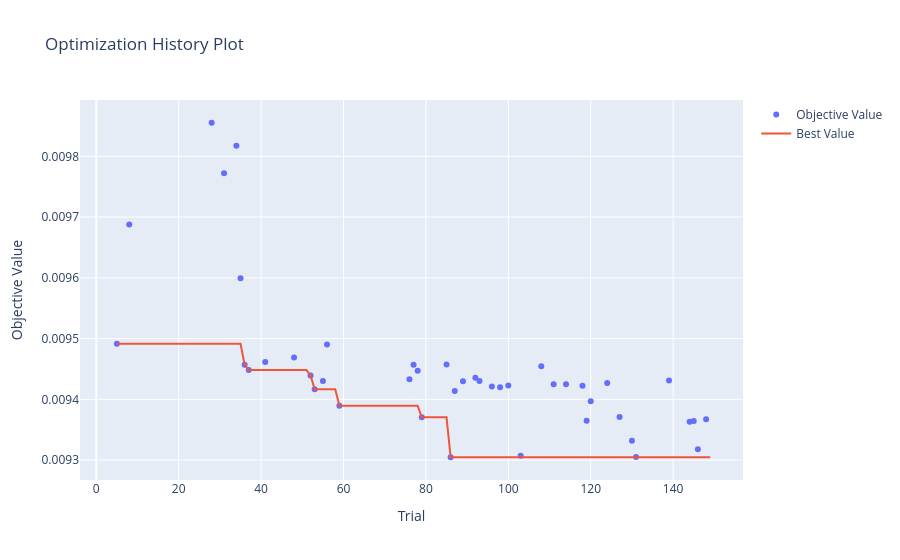
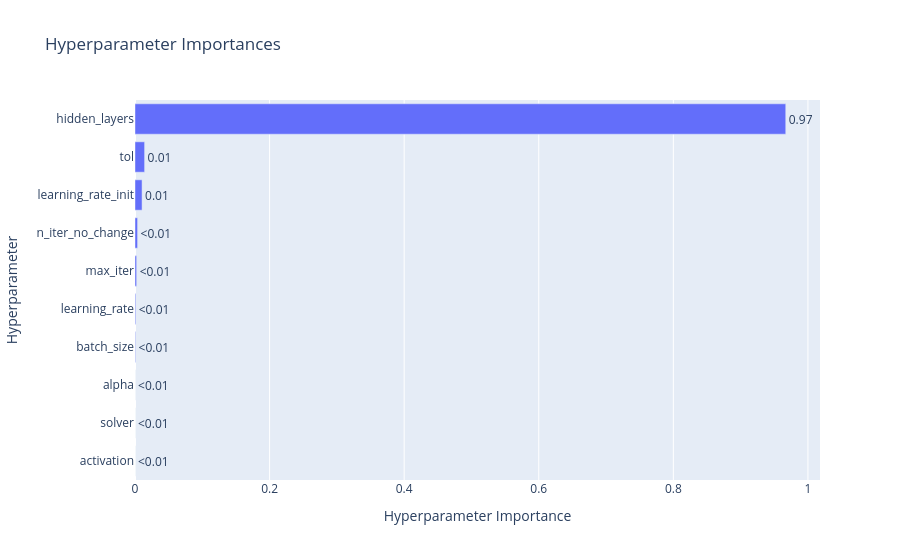

Source (notebook cell) for these figures, in order:
### Code cell
study = results[0]["study"]

vis.plot_optimization_history(study).show()
vis.plot_param_importances(study).show()

### Figure 1 — Plotly figure (JSON) as saved in the notebook; plotly's stock layout.template omitted (floating-point values rounded to 4 significant figures; data arrays with more than 128 entries replaced by an {"elided": "..."} marker saying what was removed)
{"data": [{"mode": "markers", "name": "Objective Value", "x": [5, 8, 28, 31, 34, 35, 36, 37, 41, 48, 52, 53, 55, 56, 59, 76, 77, 78, 79, 85, 86, 87, 89, 92, 93, 96, 98, 100, 103, 108, 111, 114, 118, 119, 120, 124, 127, 130, 131, 139, 144, 145, 146, 148], "y": [0.009492, 0.009688, 0.009855, 0.009772, 0.009817, 0.009599, 0.009457, 0.009448, 0.009461, 0.009469, 0.009439, 0.009416, 0.00943, 0.00949, 0.009389, 0.009433, 0.009457, 0.009447, 0.00937, 0.009457, 0.009305, 0.009414, 0.00943, 0.009435, 0.00943, 0.009421, 0.00942, 0.009423, 0.009307, 0.009454, 0.009425, 0.009425, 0.009422, 0.009365, 0.009397, 0.009427, 0.009371, 0.009332, 0.009305, 0.009431, 0.009363, 0.009365, 0.009318, 0.009367], "type": "scatter"}, {"mode": "lines", "name": "Best Value", "x": {"elided": "150 int values"}, "y": {"elided": "150 float values"}, "type": "scatter"}, {"marker": {"color": "#cccccc"}, "mode": "markers", "name": "Infeasible Trial", "showlegend": false, "x": [], "y": [], "type": "scatter"}], "layout": {"title": {"text": "Optimization History Plot"}, "xaxis": {"title": {"text": "Trial"}}, "yaxis": {"title": {"text": "Objective Value"}}}}

### Figure 2 — Plotly figure (JSON) as saved in the notebook; plotly's stock layout.template omitted (floating-point values rounded to 4 significant figures)
{"data": [{"cliponaxis": false, "hovertemplate": ["activation (CategoricalDistribution): 0.0<extra></extra>", "solver (CategoricalDistribution): 0.0<extra></extra>", "alpha (FloatDistribution): 2.4859853739918025e-05<extra></extra>", "batch_size (CategoricalDistribution): 0.0008008499221552073<extra></extra>", "learning_rate (CategoricalDistribution): 0.0011018877929701548<extra></extra>", "max_iter (IntDistribution): 0.002432708971656141<extra></extra>", "n_iter_no_change (IntDistribution): 0.0038306424432705787<extra></extra>", "learning_rate_init (FloatDistribution): 0.010487359198838036<extra></extra>", "tol (FloatDistribution): 0.014280020506108241<extra></extra>", "hidden_layers (CategoricalDistribution): 0.9670416713112616<extra></extra>"], "name": "Objective Value", "orientation": "h", "text": ["<0.01", "<0.01", "<0.01", "<0.01", "<0.01", "<0.01", "<0.01", "0.01", "0.01", "0.97"], "textposition": "outside", "x": [0.0, 0.0, 2.486e-05, 0.0008008, 0.001102, 0.002433, 0.003831, 0.01049, 0.01428, 0.967], "y": ["activation", "solver", "alpha", "batch_size", "learning_rate", "max_iter", "n_iter_no_change", "learning_rate_init", "tol", "hidden_layers"], "type": "bar"}], "layout": {"title": {"text": "Hyperparameter Importances"}, "xaxis": {"title": {"text": "Hyperparameter Importance"}}, "yaxis": {"title": {"text": "Hyperparameter"}}}}
